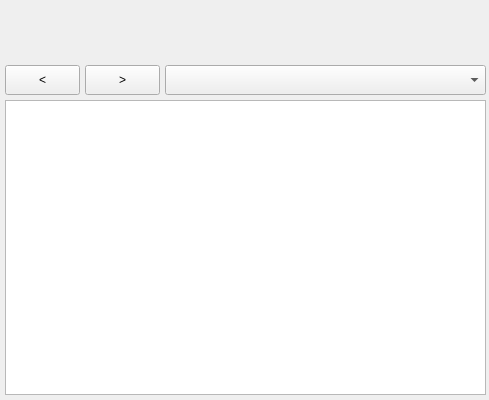
<?xml version="1.0" encoding="UTF-8"?>
<ui version="4.0">
 <class>MainWindow</class>
 <widget class="QWidget" name="MainWindow">
  <property name="geometry">
   <rect>
    <x>0</x>
    <y>0</y>
    <width>489</width>
    <height>400</height>
   </rect>
  </property>
  <property name="minimumSize">
   <size>
    <width>480</width>
    <height>400</height>
   </size>
  </property>
  <property name="mouseTracking">
   <bool>true</bool>
  </property>
  <property name="windowTitle">
   <string>Jelyazka</string>
  </property>
  <widget class="QComboBox" name="comboBox">
   <property name="geometry">
    <rect>
     <x>165</x>
     <y>65</y>
     <width>321</width>
     <height>30</height>
    </rect>
   </property>
  </widget>
  <widget class="QPushButton" name="pushButton">
   <property name="geometry">
    <rect>
     <x>5</x>
     <y>65</y>
     <width>75</width>
     <height>30</height>
    </rect>
   </property>
   <property name="text">
    <string>&lt;</string>
   </property>
  </widget>
  <widget class="QPushButton" name="pushButton_2">
   <property name="geometry">
    <rect>
     <x>85</x>
     <y>65</y>
     <width>75</width>
     <height>30</height>
    </rect>
   </property>
   <property name="text">
    <string>&gt;</string>
   </property>
  </widget>
  <widget class="QTextBrowser" name="textBrowser">
   <property name="geometry">
    <rect>
     <x>5</x>
     <y>100</y>
     <width>481</width>
     <height>295</height>
    </rect>
   </property>
  </widget>
 </widget>
 <resources/>
 <connections/>
</ui>
